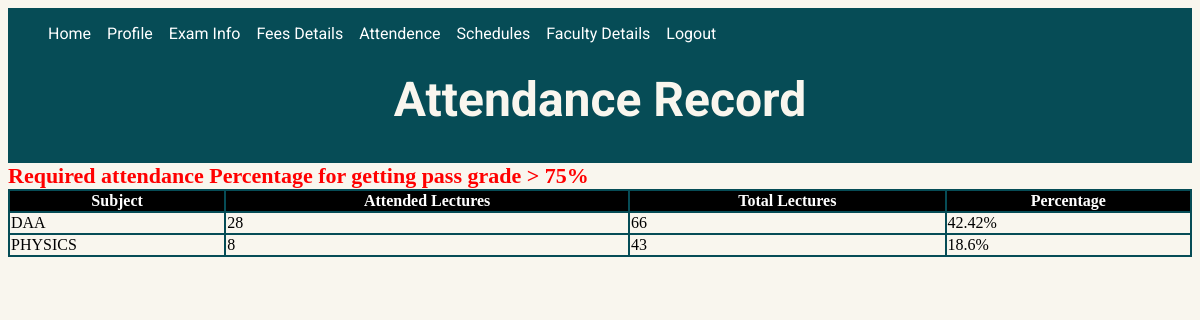
Screenshot of /students/attendance.php?email=abc@gmail.com with the database file from the repository.
### tables this page shows
CREATE TABLE `class1_attendance` (
  `st_email` varchar(40) NOT NULL,
  `subject` varchar(30) NOT NULL,
  `attendance` int(3) NOT NULL
);

CREATE TABLE `tagging` (
  `t_email` varchar(30) NOT NULL,
  `subject` varchar(20) NOT NULL,
  `class_allot` int(11) NOT NULL,
  `total_lectures` int(3) NOT NULL
);

### students/attendance.php (the view, shortened to what this page needs)
<?php
require_once('db.php');
$email =  $_GET['email'];
$query = "SELECT class from students WHERE email = '$email'";
$result = mysqli_query($con,$query);
$row = mysqli_fetch_assoc($result);
$class = $row['class'];
$query = "SELECT att.subject, att.attendance, total.total_lectures  from class".$class."_attendance att INNER JOIN tagging total ON att.subject = total.subject WHERE att.st_email = '$email' AND total.class_allot= '$class'";
$result = mysqli_query($con,$query);
?>
<!DOCTYPE html>
<html>
<head>
	<link rel="stylesheet" href="exam_info.css?v=<?php echo time(); ?>">
</head>
<body>
<div id="body-header">
	<header style="margin-top: 0px; margin-bottom: 0px; width: auto;">
		<nav style="display: inline-block;">
			<ul>
			<li><a href=<?php echo "st_homepg.php?email=" .$_GET['email']."&name=".$_GET['name'] ?>>Home</a></li>
				<li><a href=<?php echo "profile.php?email=" .$_GET['email']."&name=".$_GET['name'] ?>>Profile</a></li>
				<li><a href=<?php echo "exam_info.php?email=" .$_GET['email']."&name=".$_GET['name'] ?>>Exam Info</a></li>
				<li><a href=<?php echo "fees_details.php?email=" .$_GET['email']."&name=".$_GET['name'] ?>>Fees Details</a></li>
				<li><a href=<?php echo "attendance.php?email=" .$_GET['email']."&name=".$_GET['name'] ?>>Attendence</a></li>
				<li><a href=<?php echo "schedules.php?email=" .$_GET['email']."&name=".$_GET['name'] ?>>Schedules</a></li>
				<li><a href=<?php echo "faculty_details.php?email=" .$_GET['email']."&name=".$_GET['name'] ?>>Faculty Details</a></li>
				<li><a href="logout.php">Logout</a></li>
			</ul>
		</nav>
	</header>
	<main>
	<h1 style="margin-top: 0px; font-family: 'roboto';">Attendance Record</h1>
</main>
</div>
<marquee behavior="alternate" scrollamount="10">
<b style="text-align: center; color: red; font-size:22px;">Required attendance Percentage for getting pass grade > 75%</b>
</marquee>
<div class="marks">
<table style="width: 100%;">
	  <tr style="color: white; background-color: black">
    <th>Subject</th>
    <th>Attended Lectures</th>
    <th>Total Lectures</th>
<th>Percentage</th>
  </tr>
 	<tr>
		<?php
		while($row = mysqli_fetch_assoc($result)){
			?>
			<td>  <?php echo $row['subject'];  ?>  </td>
			<td>  <?php echo $row['attendance'];  ?>  </td>
			<td>  <?php echo $row['total_lectures'];  ?>  </td>
			<td>  <?php
			   $percentage = round($row['attendance']/$row['total_lectures'], 4)*100;
			echo $percentage."%";  ?>  </td>
			</tr>
			<?php
		}
		?>
</table>
</div>
</body>
</html>

### students/exam_info.css (style rules this page uses)
#body-header { background-image: url("../images/theme.png"); height: auto; width: auto; background-position: cover; background-attachment: fixed; }
li { text-decoration: none; display: inline-block; padding-right: 1vw; font-family: 'roboto'; color: whitesmoke; font-size: 2vh; }
a:link { color: white; background-color: transparent; text-decoration: none; }
header { display: flex; flex-direction: row; flex-wrap: wrap; align-items: center; }
main { text-align: center; font-size: 2vw; height: auto; color: #F9F6EE; padding-top: 1vw; padding-bottom: 0.2vw; }
table, th, td { border: 2px solid black; border-collapse: collapse; }
th, td { border-color: #064c56; }
body { background-color: #F9F6EE; display: flex; flex-direction: column; flex-wrap: wrap; }
main h1 { margin-top: 0.5vw; }

### rows the page displays
class1_attendance: subject "DAA", attendance "28", tagging.total_lectures "66", attendance.total_lectures "42.42"
class1_attendance: subject "PHYSICS", attendance "8", tagging.total_lectures "43", attendance.total_lectures "18.6"
